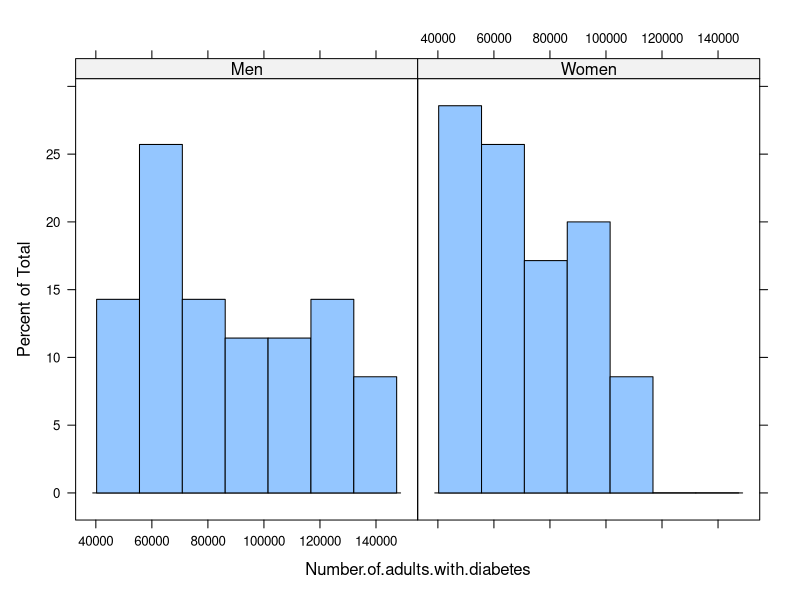
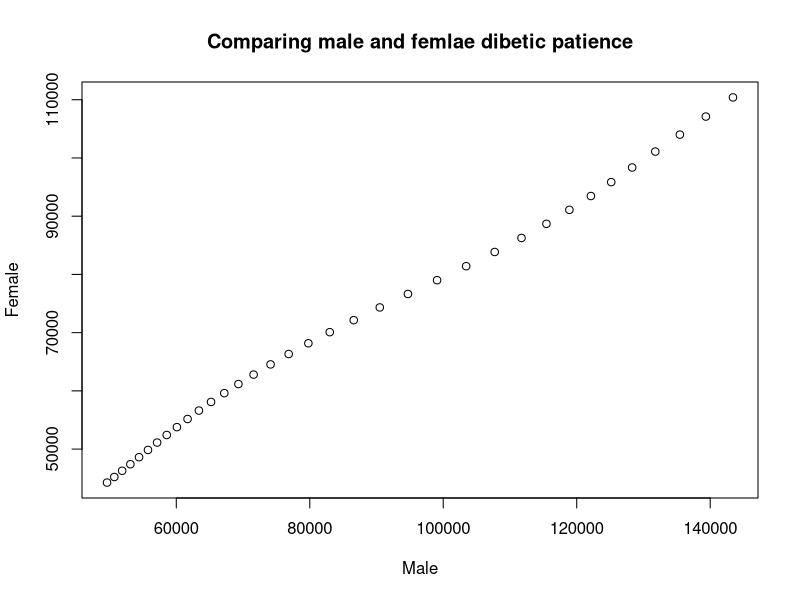
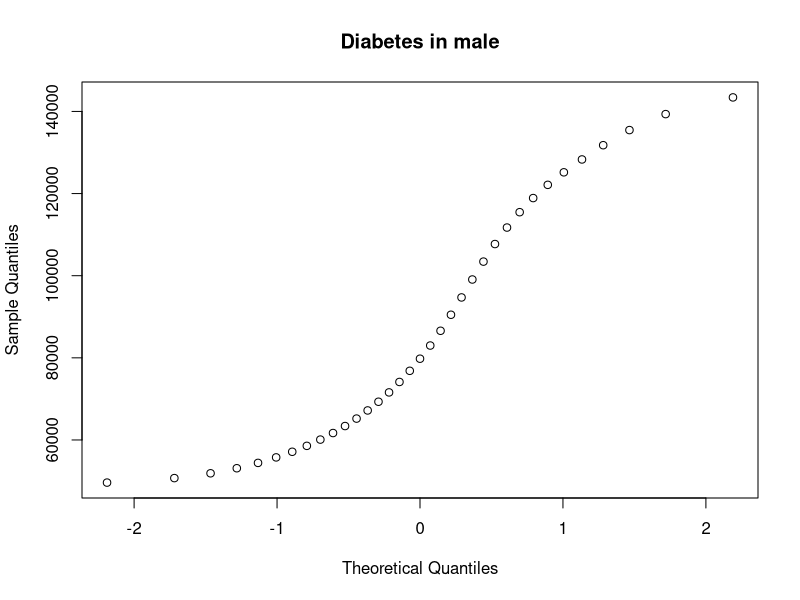
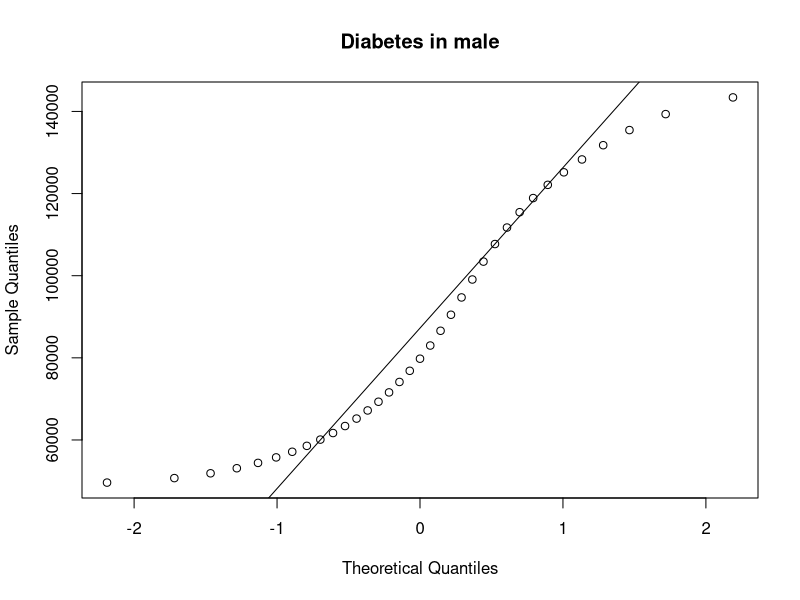
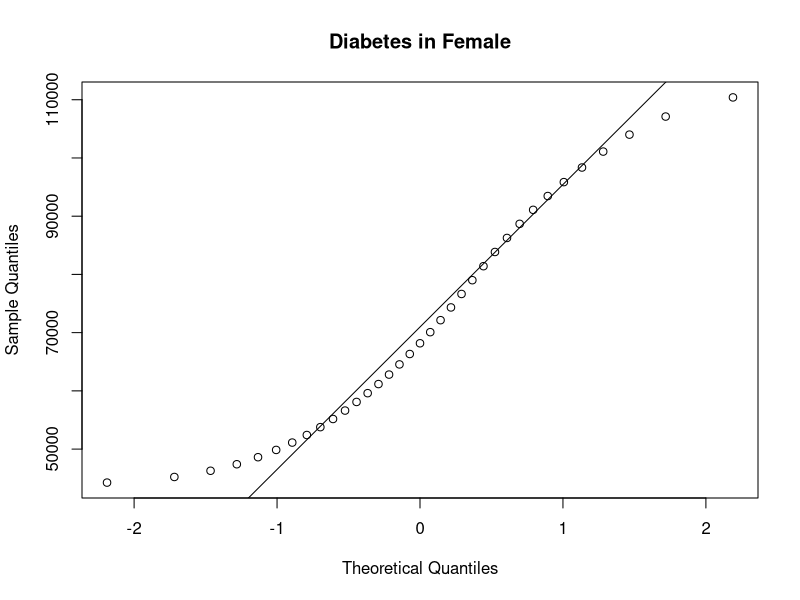
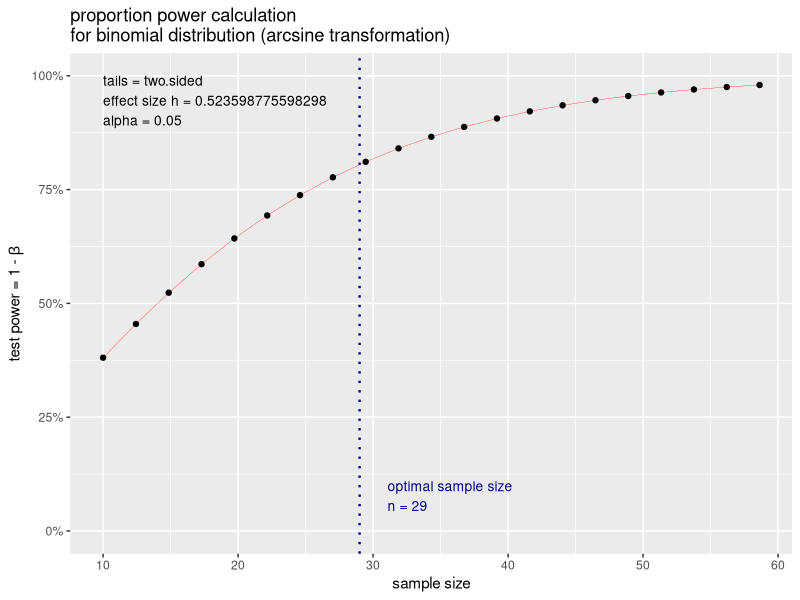
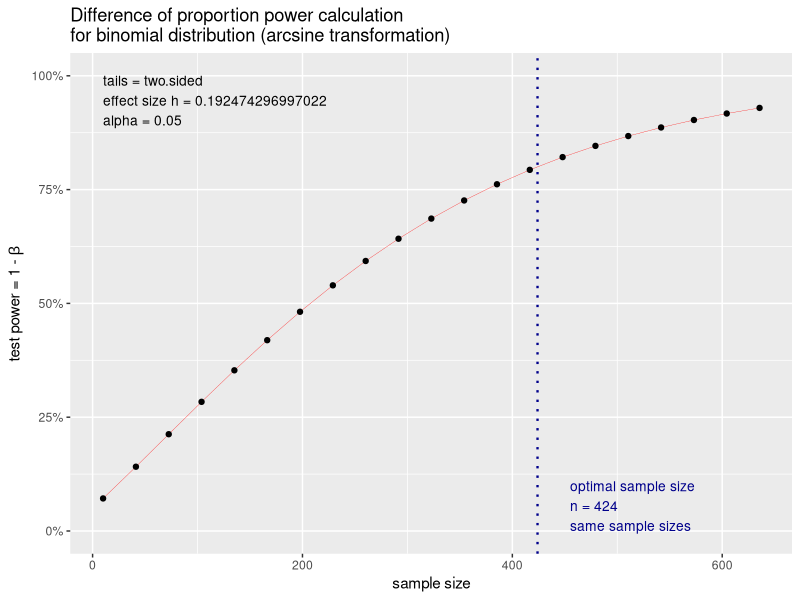

These figures' R source, in order:

# reading diabetes related data 
df <- read.csv("health.csv", na.strings = c("","na"))
str(df)
head(df)
summary(df)

# reaserch question : difference in percent of male and female diabetic patience 

# variables considered for hypothesis are male and female data.

health_data <- subset (df, select=c(Sex, Year, Number.of.adults.with.diabetes ))

health_data

str(health_data)
summary(health_data)

# studu=ying the data set 
  
library("lattice")
# The histogram uses a 1 sided formula, so we
# dont specify anything on left side of ~
# and on right side we specify which variable is in the histogram
# ie temp.
# After the vertical line we show the factor by which the data
# is split ie "activ"
histogram(~Number.of.adults.with.diabetes | Sex, data = health_data)

# Quantile-quantile plot allows us to 
# data is distributed normally
# Compare the quantiles of both samples 
# We use square brackets to select the cases we want

with(health_data,
     qqplot(Number.of.adults.with.diabetes[Sex == "Men"],
            Number.of.adults.with.diabetes[Sex == "Women"], 
            main = "Comparing male and femlae dibetic patience", 
            xlab = "Male",
            ylab =  "Female"))

# Using a QQ plot to check for normality
# qqnorm function plots your sample 
# against a normal distribution
with(health_data, {
  qqnorm(Number.of.adults.with.diabetes[Sex == "Men"], 
         main = "Diabetes in male")
})

# We can add normailty line 
# to the plot to evaluate normality
# for active period = no
with(health_data, {
  qqnorm(Number.of.adults.with.diabetes[Sex == "Men"], 
         main = "Diabetes in male")
  qqline(Number.of.adults.with.diabetes[Sex == "Men"])
})


# We can add normailty line 
# to the plot to evaluate normality
# for active period = no
with(health_data, {
  qqnorm(Number.of.adults.with.diabetes[Sex == "Women"], 
         main = "Diabetes in Female")
  qqline(Number.of.adults.with.diabetes[Sex == "Women"])
})

# test

# normality test to determing if both the groups have normally distributed data

normality_test <- shapiro.test(health_data$Number.of.adults.with.diabetes)
normality_test$p.value

# From the above test we have determined the p value is less than 0.05 hence the data is normalized 

# We can use the Wilcox.text() function 
# for data that deviates from normality
# In this test we get the test statistic (W)
# as well as the p value


# H0= there is no difference between the number of male and female patience rate during the year 1980 to 2014
# H1= there is a difference between the number of male and female patience rate during the year 1980 to 2014

# power testing to find the power of coeefecient 
install.packages("pwr")
library(pwr)
power_changes <- pwr.p.test(h = ES.h(p1 = 0.75, p2 = 0.50),
                            sig.level = 0.05,
                            power = 0.80)
                       
plot(power_changes)

#  2-sample proportion test - pwr.2p.tes to prove the null hypothesis

effect_size <- pwr.2p.test(h = ES.h(p1 = 0.10, p2 = 0.05), sig.level = 0.05,
            power = .80)
plot(effect_size)
nrow(health_data)
# n = 20
 # for  80% power and a significance level of 0.05



# We can use the Wilcox.text() function 
# for data that deviates from normality
# In this test we get the test statistic (W)
# as well as the p value
# This test examines whether the centre of the data
# differs for both samples
wilcox.test(health_data$Number.of.adults.with.diabetes, data = df1)

# data:  health_data$Number.of.adults.with.diabetes
# V = 2485, p-value = 3.637e-13
# alternative hypothesis: true location is not equal to 0


# the value of p is less than 0.05 hence we can conclude that alternate hypothesis is correct and reject the null hypotheis 


  
